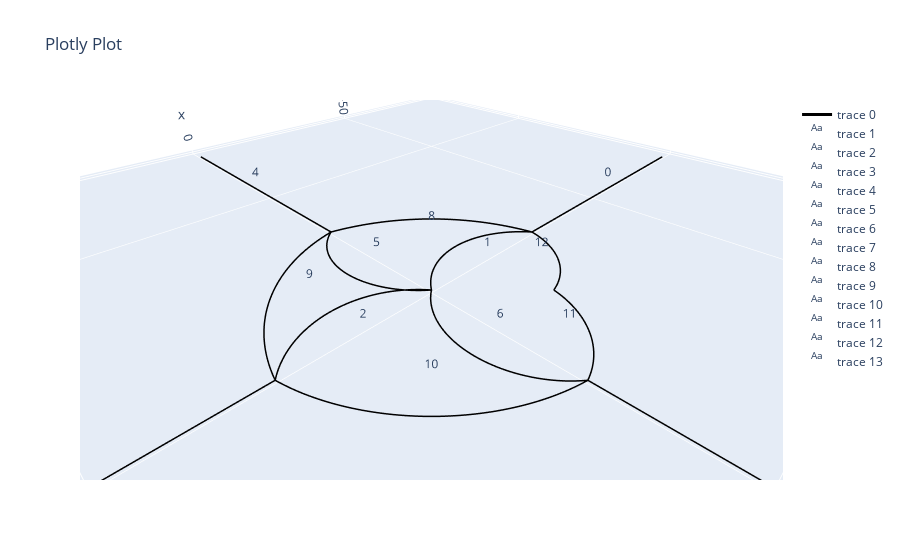

Source (notebook cell):
### Markdown cell above
### Step 3: Define elements as a curves

### Code cell
# Scale down the web with network.l_scalar
reference_point = [0,0,0]                         # The network will be scaler relative to this point
net.scale_vertices(reference_point, net.l_scalar) # If you don't provide a scalar, it will use network.l_scalar automatically

#  You can plot the scaled network like this
# net.net_plot(color=True, plot_type='scaled')

# Determine the Radius and Angle of the circle that define the arc of each element
R, th = net.arc_param()
# for the arc length (net.l1 * net.l_scalar) is used unless specified otherwise, for the cord length (net.l0) is used unless specified otherwise
xyz = net.arc_points(n = 100) 

net.net_plot(color=True, plot_type='arcs', elables=True)

### Figure 1 — Plotly figure (JSON) as saved in the notebook; plotly's stock layout.template omitted (floating-point values rounded to 4 significant figures; data arrays with more than 128 entries replaced by an {"elided": "..."} marker saying what was removed)
{"data": [{"line": {"color": "black", "width": 3}, "mode": "lines", "type": "scatter3d", "x": {"elided": "1313 float values"}, "y": {"elided": "1313 float values"}, "z": {"elided": "1313 int values"}}, {"mode": "text", "text": ["0"], "type": "scatter3d", "x": [-56.12], "y": [5.244e-16], "z": [0]}, {"mode": "text", "text": ["1"], "type": "scatter3d", "x": [-13.36], "y": [1.952e-15], "z": [0]}, {"mode": "text", "text": ["2"], "type": "scatter3d", "x": [13.36], "y": [2.462e-15], "z": [0]}, {"mode": "text", "text": ["3"], "type": "scatter3d", "x": [56.12], "y": [1.034e-15], "z": [0]}, {"mode": "text", "text": ["4"], "type": "scatter3d", "x": [-8.033e-16], "y": [-56.12], "z": [0]}, {"mode": "text", "text": ["5"], "type": "scatter3d", "x": [-1.402e-15], "y": [-13.36], "z": [0]}, {"mode": "text", "text": ["6"], "type": "scatter3d", "x": [-8.796e-16], "y": [13.36], "z": [0]}, {"mode": "text", "text": ["7"], "type": "scatter3d", "x": [-2.807e-16], "y": [56.12], "z": [0]}, {"mode": "text", "text": ["8"], "type": "scatter3d", "x": [-13.36], "y": [-13.36], "z": [0]}, {"mode": "text", "text": ["9"], "type": "scatter3d", "x": [13.36], "y": [-13.36], "z": [0]}, {"mode": "text", "text": ["10"], "type": "scatter3d", "x": [13.36], "y": [13.36], "z": [0]}, {"mode": "text", "text": ["11"], "type": "scatter3d", "x": [-6.681], "y": [20.04], "z": [0]}, {"mode": "text", "text": ["12"], "type": "scatter3d", "x": [-20.04], "y": [6.681], "z": [0]}], "layout": {"scene": {"aspectmode": "data"}, "title": {"text": "Plotly Plot"}}}
